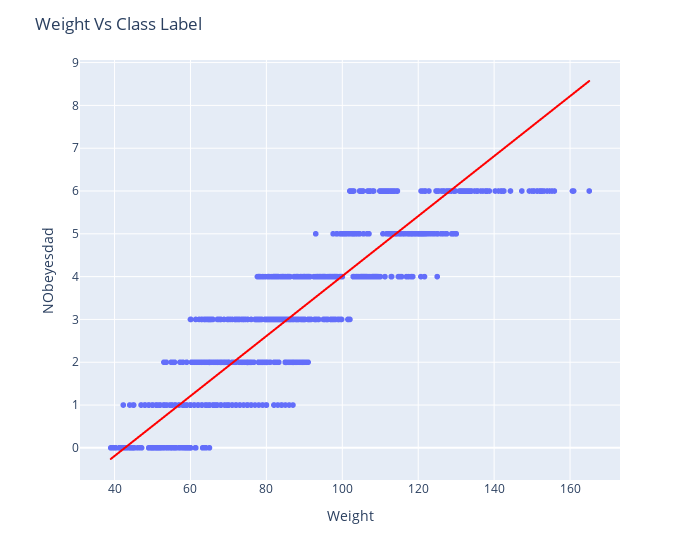

Notebook code for this chart:
### Markdown cell above
Of the attributes, weight is the one with the most visible linear relation with the target class. We can use this to plot and visualize the regression line.

### Code cell
import plotly.express as px

X = df["Weight"]
Y = df["NObeyesdad"]
xTrain, xTest, yTrain, yTest = train_test_split(X, Y, test_size=0.2, random_state=42, stratify=Y)

reg = LinearRegression()
reg.fit(np.array(xTrain).reshape(-1,1), yTrain)
yPred = reg.predict(np.array(xTest).reshape(-1, 1))
mse = mean_squared_error(yTest, yPred) 
mae = mean_absolute_error(yTest, yPred)
r2 = r2_score(yTest, yPred)

print(f"MSE: {mse}\nMAE: {mae}\nR^2: {np.round(r2*100,2)}%\n")

fig = px.scatter(df, x="Weight", y="NObeyesdad", trendline="ols", trendline_color_override="red")
fig.update_layout(width=700, title="Weight Vs Class Label")
fig.show()
print(get_regression_formula(reg, ["Weight"], "NObeyesdad"))

### Figure 1 — Plotly figure (JSON) as saved in the notebook; plotly's stock layout.template omitted (floating-point values rounded to 4 significant figures; data arrays with more than 128 entries replaced by an {"elided": "..."} marker saying what was removed)
{"data": [{"hovertemplate": "Weight=%{x}<br>NObeyesdad=%{y}<extra></extra>", "legendgroup": "", "marker": {"color": "#636efa", "symbol": "circle"}, "mode": "markers", "name": "", "showlegend": false, "type": "scattergl", "x": {"elided": "1939 float values"}, "xaxis": "x", "y": {"elided": "1939 int values"}, "yaxis": "y"}, {"hovertemplate": "<b>OLS trendline</b><br>NObeyesdad = 0.0700507 * Weight + -2.99241<br>R<sup>2</sup>=0.846577<br><br>Weight=%{x}<br>NObeyesdad=%{y} <b>(trend)</b><extra></extra>", "legendgroup": "", "line": {"color": "red"}, "marker": {"color": "#636efa", "symbol": "circle"}, "mode": "lines", "name": "", "showlegend": false, "type": "scattergl", "x": {"elided": "1939 float values"}, "xaxis": "x", "y": {"elided": "1939 float values"}, "yaxis": "y"}], "layout": {"legend": {"tracegroupgap": 0}, "margin": {"t": 60}, "title": {"text": "Weight Vs Class Label"}, "width": 700, "xaxis": {"anchor": "y", "domain": [0, 1], "title": {"text": "Weight"}}, "yaxis": {"anchor": "x", "domain": [0, 1], "title": {"text": "NObeyesdad"}}}}
